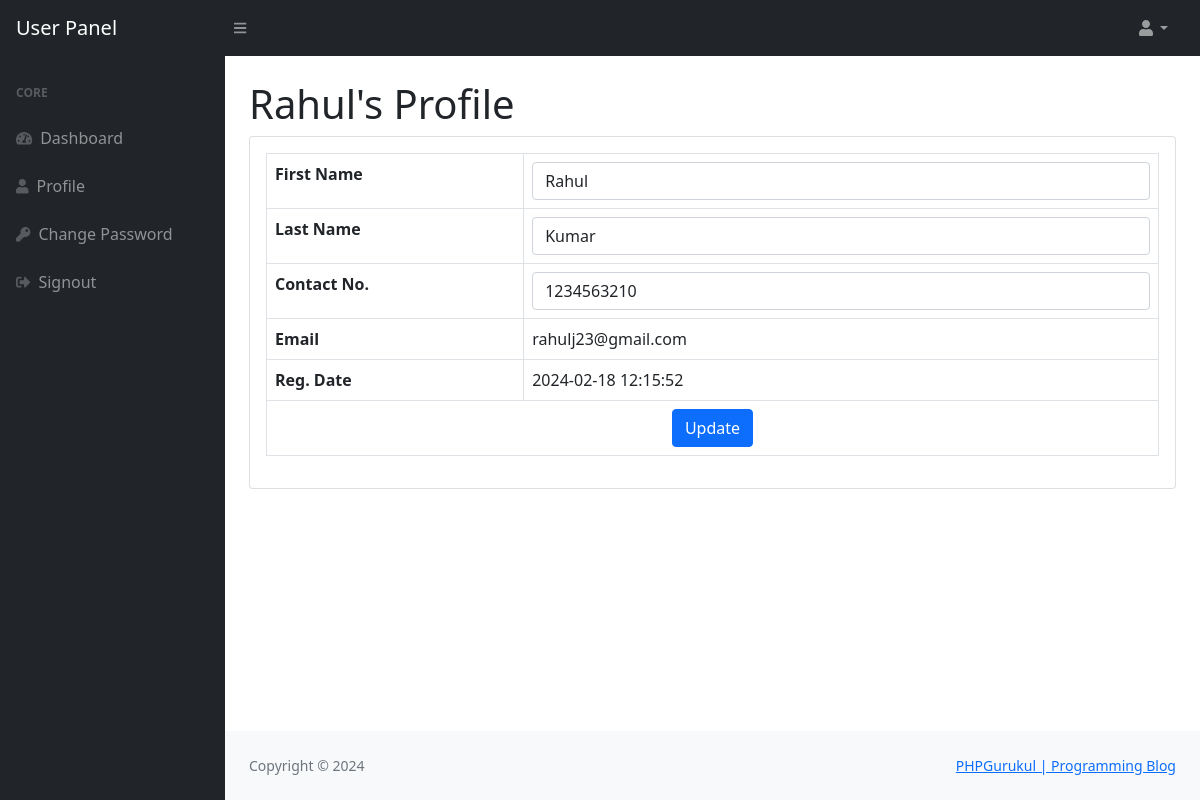
The page /edit-profile.php (signed in) on the database its author committed.
### tables this page shows
CREATE TABLE IF NOT EXISTS `users` (
  `id` int(11) NOT NULL AUTO_INCREMENT,
  `fname` varchar(255) DEFAULT NULL,
  `lname` varchar(255) DEFAULT NULL,
  `email` varchar(255) DEFAULT NULL,
  `password` varchar(300) DEFAULT NULL,
  `contactno` varchar(11) DEFAULT NULL,
  `posting_date` timestamp NOT NULL DEFAULT CURRENT_TIMESTAMP,
  PRIMARY KEY (`id`)
);

### edit-profile.php (the view, shortened to what this page needs)
<?php session_start();
include_once('includes/config.php');
if (strlen($_SESSION['id']==0)) {
  header('location:logout.php');
  } else{
?>
<!DOCTYPE html>
<html lang="en">
    <head>
        <link href="https://cdn.jsdelivr.net/npm/simple-datatables@latest/dist/style.css" rel="stylesheet" />
        <link href="css/styles.css" rel="stylesheet" />
    </head>
    <body class="sb-nav-fixed">
      <?php include_once('includes/navbar.php');?>
        <div id="layoutSidenav">
          <?php include_once('includes/sidebar.php');?>
            <div id="layoutSidenav_content">
                <main>
                    <div class="container-fluid px-4">
<?php
$userid=$_SESSION['id'];
$query=mysqli_query($con,"select * from users where id='$userid'");
while($result=mysqli_fetch_array($query))
{?>
                        <h1 class="mt-4"><?php echo $result['fname'];?>'s Profile</h1>
                        <div class="card mb-4">
                     <form method="post">
                            <div class="card-body">
                                <table class="table table-bordered">
                                   <tr>
                                    <th>First Name</th>
                                       <td><input class="form-control" id="fname" name="fname" type="text" value="<?php echo $result['fname'];?>" required /></td>
                                   </tr>
                                   <tr>
                                       <th>Last Name</th>
                                       <td><input class="form-control" id="lname" name="lname" type="text" value="<?php echo $result['lname'];?>"  required /></td>
                                   </tr>
                                         <tr>
                                       <th>Contact No.</th>
                                       <td colspan="3"><input class="form-control" id="contact" name="contact" type="text" value="<?php echo $result['contactno'];?>"  pattern="[0-9]{10}" title="10 numeric characters only"  maxlength="10" required /></td>
                                   </tr>
                                   <tr>
                                       <th>Email</th>
                                       <td colspan="3"><?php echo $result['email'];?></td>
                                   </tr>
                                        <tr>
                                       <th>Reg. Date</th>
                                       <td colspan="3"><?php echo $result['posting_date'];?></td>
                                   </tr>
                                   <tr>
                                       <td colspan="4" style="text-align:center ;"><button type="submit" class="btn btn-primary btn-block" name="update">Update</button></td>
                                   </tr>
                                </table>
                            </div>
                            </form>
                        </div>
<?php } ?>
                    </div>
                </main>
          <?php include('includes/footer.php');?>
    </body>
</html>
<?php } ?>

### rows shown on the page
users: fname "Rahul", lname "Kumar", contact "1234563210", email "rahulj23@gmail.com", posting_date "2024-02-18 12:15:52"
